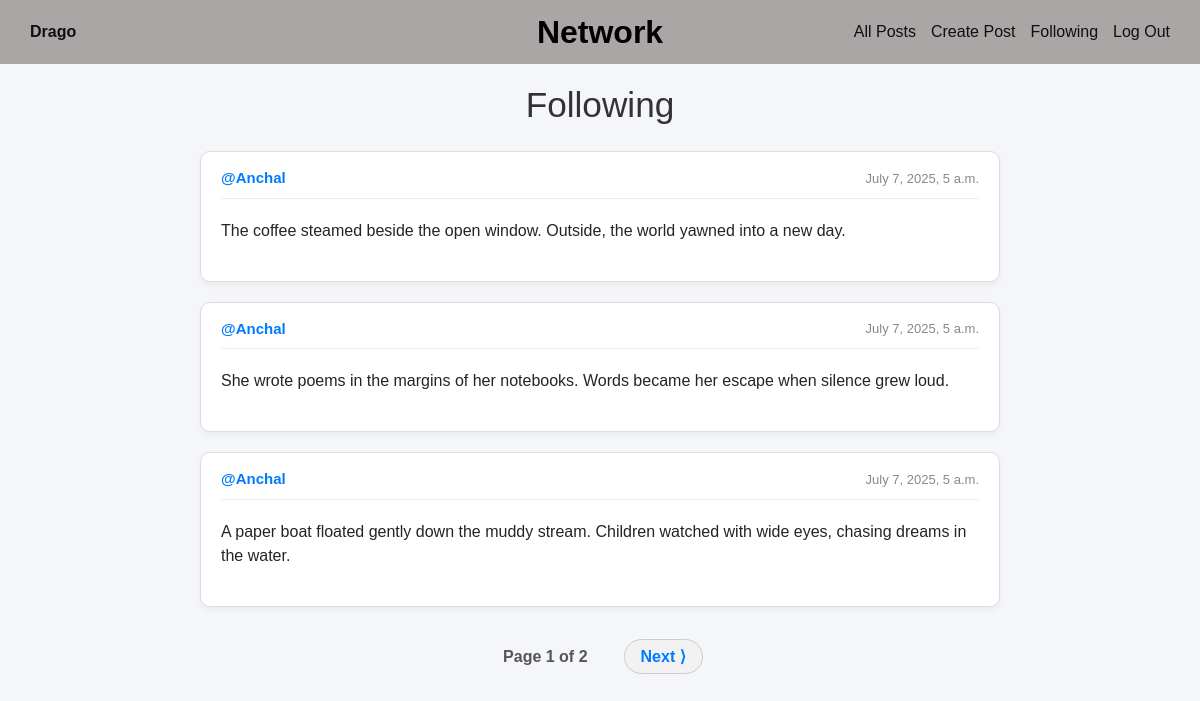
The page /following (signed in) on the database its author committed.
### network/models.py (models this page shows, shortened)
class User(AbstractUser):
    pass

class Post(models.Model):
    content = models.CharField(max_length=140)
    user = models.ForeignKey(User, on_delete=models.CASCADE, related_name="author")
    date=models.DateTimeField(auto_now_add=True)

### network/views.py (the view)
# urls.py: path("following",views.following,name="following"),
def following(request):
    currentUser=User.objects.get(pk=request.user.id)
    followingPeople = Follow.objects.filter(user=currentUser)
    allPosts = Post.objects.all().order_by('id').reverse()
    followingPosts =[]
    for post in allPosts:
        for person in followingPeople:
            if person.user_follower == post.user:
                followingPosts.append(post)
    paginator = Paginator(followingPosts, 3)
    page_number = request.GET.get('page')
    posts_of_the_page = paginator.get_page(page_number)
    return render(request, "network/following.html",{
        "posts_of_the_page":posts_of_the_page
        })

### network/templates/network/following.html (shortened to what this page needs)
{% extends "network/layout.html" %}
{% block body %}
<div class="container">
<h1 class="page-title">Following</h1>
    {% for post in posts_of_the_page %}
    <div class="post-card">
      <div class="post-header">
        <strong><a href="{% url 'profile' user_id=post.user.id %}">@{{ post.user }}</a></strong>
        <span class="post-date">{{post.date}}</span>
      </div>
      <div id="content_{{post.id}}" class="post-content">
        {{post.content}}
      </div>
    </div>
    {% endfor %}
    <div class="pagination">
      <ul class="pagination-list">
            <li class="current-page">Page {{ posts_of_the_page.number }} of {{ posts_of_the_page.paginator.num_pages }}</li>
            {% if posts_of_the_page.has_next %}
              <li><a class="pagination-btn" href="?page={{ posts_of_the_page.next_page_number }}">Next ⟩</a></li>
            {% endif %}
      </ul>
    </div>
</div>
{% endblock %}

### network/templates/network/layout.html (shortened to what this page needs)
{% load static %}
<!DOCTYPE html>
<html lang="en">
    <head>
        <link rel="stylesheet" href="https://cdnjs.cloudflare.com/ajax/libs/font-awesome/6.7.2/css/all.min.css" />
        <link rel="stylesheet" href="https://stackpath.bootstrapcdn.com/bootstrap/4.4.1/css/bootstrap.min.css">
        <link rel="stylesheet" href="https://cdnjs.cloudflare.com/ajax/libs/font-awesome/6.7.2/css/all.min.css" />
        <link href="{% static 'network/styles.css' %}" rel="stylesheet">
    </head>
<body>
    <div>
        <div>
            <div class="navbar">
                <div class="user-info">
                    {% if user.is_authenticated %}
                        <a href="{% url 'profile' user.id %}"><strong>{{ user.username }}</strong></a>
                    {% else %}
                        Register First
                    {% endif %}
                </div>
                <div class="site-title">Network</div>
                <ul class="nav-links">
                    <li><a href="{% url 'index' %}">All Posts</a></li>
                    {% if user.is_authenticated %}
                        <li><a href="{% url 'createPost' %}">Create Post</a></li>
                        <li><a href="{% url 'following' %}">Following</a></li>
                        <li><a href="{% url 'logout' %}">Log Out</a></li>
                    {% else %}
                        <li><a href="{% url 'login' %}">Log In</a></li>
                        <li><a href="{% url 'register' %}">Register</a></li>
                    {% endif %}
                </ul>
            </div>
            <div>
                <div>
                    {% block body %}
                    {% endblock %}
                </div>
            </div>
        </div>
    </div>
</body>
</html>

### network/static/network/styles.css (style rules this page uses)
body { margin: 0; font-family: Arial, sans-serif; background-color:#f5f6fa; }
.navbar { display: flex; align-items: center; justify-content: space-between; background-color: #aaa6a6; position: relative; padding: 20px 30px; color: rgb(7, 7, 7); margin-bottom: 20px; }
.user-info a, .nav-links a { color: rgb(15, 15, 15); text-decoration: none; }
.site-title { position: absolute; left: 50%; transform: translateX(-50%); font-size: 2rem; font-weight: bold; color: #000; }
.nav-links { display: flex; list-style: none; margin: 0; padding: 0; gap: 15px; }
.page-title { text-align: center; font-size: 2.2rem; margin-bottom: 25px; color: #333; }
.post-card { background-color: white; border: 1px solid #ddd; border-radius: 10px; padding: 15px; margin: 15px auto; width: 80%; box-shadow: 0 3px 6px rgba(0, 0, 0, 0.05); transition: transform 0.2s ease; }
.post-header { display: flex; justify-content: space-between; align-items: center; font-size: 15px; margin-bottom: 12px; border-bottom: 1px solid #eee; padding-bottom: 8px; }
.post-header a { color: #007bff; text-decoration: none; font-weight: bold; }
.post-date { color: #888; font-size: 13px; }
.post-content { font-size: 16px; margin-bottom: 15px; padding: 8px 0; line-height: 1.5; word-wrap: break-word; }
.pagination { display: flex; justify-content: center; margin-top: 30px; }
.pagination-list { list-style: none; padding: 0; display: flex; gap: 10px; align-items: center; }
.pagination-btn { padding: 8px 16px; background-color: #f2f2f2; border: 1px solid #ccc; border-radius: 20px; text-decoration: none; color: #333; transition: background-color 0.2s ease; }
.current-page { padding: 8px 16px; font-weight: bold; color: #555; }
.post-card { background: #fff; border: 1px solid #ddd; border-radius: 10px; padding: 15px 20px; margin: 20px auto; max-width: 800px; }
.pagination { text-align: center; margin-top: 30px; }
.pagination a { margin: 0 10px; color: #007bff; text-decoration: none; font-weight: bold; }

### rows shown on the page
User: username "Drago"
Post: user "Anchal", date "July 7, 2025, 5 a.m.", content "The coffee steamed beside the open window. Outside, the world yawned into a new day."
Post: user "Anchal", date "July 7, 2025, 5 a.m.", content "She wrote poems in the margins of her notebooks. Words became her escape when silence grew loud."
Post: user "Anchal", date "July 7, 2025, 5 a.m.", content "A paper boat floated gently down the muddy stream. Children watched with wide eyes, chasing dreams in the water."

### other values the page prints
{{ posts_of_the_page.number }} "1"
{{ posts_of_the_page.paginator.num_pages }} "2"
